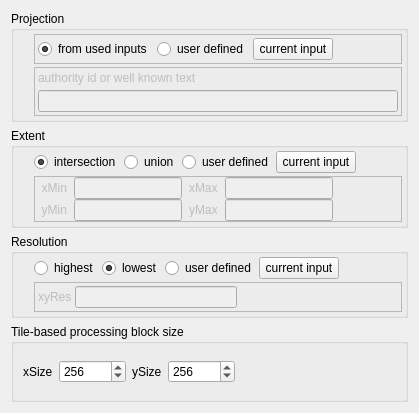
               <widget class="QWidget" name="scrollAreaWidgetContents">
                <property name="geometry">
                 <rect>
                  <x>-55</x>
                  <y>-106</y>
                  <width>419</width>
                  <height>413</height>
                 </rect>
                </property>
                <layout class="QVBoxLayout" name="verticalLayout_4">
                 <item>
                  <widget class="QGroupBox" name="groupBox_5">
                   <property name="enabled">
                    <bool>true</bool>
                   </property>
                   <property name="title">
                    <string>Projection</string>
                   </property>
                   <property name="flat">
                    <bool>true</bool>
                   </property>
                   <layout class="QVBoxLayout" name="verticalLayout_7">
                    <property name="spacing">
                     <number>3</number>
                    </property>
                    <property name="leftMargin">
                     <number>20</number>
                    </property>
                    <property name="topMargin">
                     <number>3</number>
                    </property>
                    <property name="rightMargin">
                     <number>3</number>
                    </property>
                    <property name="bottomMargin">
                     <number>3</number>
                    </property>
                    <item>
                     <layout class="QHBoxLayout" name="horizontalLayout_10">
                      <item>
                       <widget class="QFrame" name="x">
                        <property name="frameShape">
                         <enum>QFrame::StyledPanel</enum>
                        </property>
                        <property name="frameShadow">
                         <enum>QFrame::Raised</enum>
                        </property>
                        <property name="lineWidth">
                         <number>0</number>
                        </property>
                        <layout class="QHBoxLayout" name="horizontalLayout_2">
                         <property name="spacing">
                          <number>5</number>
                         </property>
                         <property name="margin">
                          <number>3</number>
                         </property>
                         <item>
                          <widget class="QRadioButton" name="uiProjectionFromUsedInputs">
                           <property name="toolTip">
                            <string>&lt;html&gt;&lt;head/&gt;&lt;body&gt;&lt;p&gt;set projection from input rasters (only valid if all rasters share the same projection)&lt;/p&gt;&lt;/body&gt;&lt;/html&gt;</string>
                           </property>
                           <property name="text">
                            <string>from used inputs</string>
                           </property>
                           <property name="checked">
                            <bool>true</bool>
                           </property>
                          </widget>
                         </item>
                         <item>
                          <widget class="QRadioButton" name="uiProjectionUser">
                           <property name="text">
                            <string>user defined</string>
                           </property>
                          </widget>
                         </item>
                         <item>
                          <widget class="QPushButton" name="uiProjectionFromSelectedInput">
                           <property name="text">
                            <string>current input</string>
                           </property>
                          </widget>
                         </item>
                         <item>
                          <spacer name="horizontalSpacer_13">
                           <property name="orientation">
                            <enum>Qt::Horizontal</enum>
                           </property>
                           <property name="sizeHint" stdset="0">
                            <size>
                             <width>40</width>
                             <height>20</height>
                            </size>
                           </property>
                          </spacer>
                         </item>
                        </layout>
                       </widget>
                      </item>
                     </layout>
                    </item>
                    <item>
                     <widget class="QFrame" name="uiProjectionBox">
                      <property name="enabled">
                       <bool>false</bool>
                      </property>
                      <property name="frameShape">
                       <enum>QFrame::StyledPanel</enum>
                      </property>
                      <property name="frameShadow">
                       <enum>QFrame::Raised</enum>
                      </property>
                      <property name="lineWidth">
                       <number>0</number>
                      </property>
                      <layout class="QVBoxLayout" name="verticalLayout_11">
                       <property name="spacing">
                        <number>5</number>
                       </property>
                       <property name="margin">
                        <number>3</number>
                       </property>
                       <item>
                        <widget class="QLabel" name="label_6">
                         <property name="toolTip">
                          <string>&lt;html&gt;&lt;head/&gt;&lt;body&gt;&lt;p&gt;set projection via &lt;span style=&quot; font-weight:600;&quot;&gt;authority id&lt;br/&gt;&lt;/span&gt;e.g. &lt;span style=&quot; font-style:italic;&quot;&gt;EPSG:3857&lt;/span&gt;&lt;/p&gt;&lt;p&gt;or via &lt;span style=&quot; font-weight:600;&quot;&gt;well known text&lt;/span&gt; string&lt;br/&gt;e.g. &lt;span style=&quot; font-style:italic;&quot;&gt;PROJCS[&amp;quot;WGS 84 / Pseudo-Mercator&amp;quot;, GEOGCS[&amp;quot;WGS 84&amp;quot;, DATUM[&amp;quot;WGS_1984&amp;quot;, SPHEROID[&amp;quot;WGS 84&amp;quot;,6378137,298.257223563, AUTHORITY[&amp;quot;EPSG&amp;quot;,&amp;quot;7030&amp;quot;]], AUTHORITY[&amp;quot;EPSG&amp;quot;,&amp;quot;6326&amp;quot;]], PRIMEM[&amp;quot;Greenwich&amp;quot;,0, AUTHORITY[&amp;quot;EPSG&amp;quot;,&amp;quot;8901&amp;quot;]], UNIT[&amp;quot;degree&amp;quot;,0.0174532925199433, AUTHORITY[&amp;quot;EPSG&amp;quot;,&amp;quot;9122&amp;quot;]], AUTHORITY[&amp;quot;EPSG&amp;quot;,&amp;quot;4326&amp;quot;]], PROJECTION[&amp;quot;Mercator_1SP&amp;quot;], PARAMETER[&amp;quot;central_meridian&amp;quot;,0], PARAMETER[&amp;quot;scale_factor&amp;quot;,1], PARAMETER[&amp;quot;false_easting&amp;quot;,0], PARAMETER[&amp;quot;false_northing&amp;quot;,0], UNIT[&amp;quot;metre&amp;quot;,1, AUTHORITY[&amp;quot;EPSG&amp;quot;,&amp;quot;9001&amp;quot;]], AXIS[&amp;quot;X&amp;quot;,EAST], AXIS[&amp;quot;Y&amp;quot;,NORTH], EXTENSION[&amp;quot;PROJ4&amp;quot;,&amp;quot;+proj=merc +a=6378137 +b=6378137 +lat_ts=0.0 +lon_0=0.0 +x_0=0.0 +y_0=0 +k=1.0 +units=m +nadgrids=@null +wktext +no_defs&amp;quot;], AUTHORITY[&amp;quot;EPSG&amp;quot;,&amp;quot;3857&amp;quot;]]'&lt;/span&gt;&lt;/p&gt;&lt;/body&gt;&lt;/html&gt;</string>
                         </property>
                         <property name="text">
                          <string>authority id or well known text</string>
                         </property>
                        </widget>
                       </item>
                       <item>
                        <widget class="QLineEdit" name="uiProjection">
                         <property name="text">
                          <string/>
                         </property>
                        </widget>
                       </item>
                      </layout>
                     </widget>
                    </item>
                   </layout>
                  </widget>
                 </item>
                 <item>
                  <widget class="QGroupBox" name="groupBox_10">
                   <property name="title">
                    <string>Extent</string>
                   </property>
                   <property name="flat">
                    <bool>true</bool>
                   </property>
                   <layout class="QVBoxLayout" name="verticalLayout_8">
                    <property name="spacing">
                     <number>3</number>
                    </property>
                    <property name="leftMargin">
                     <number>20</number>
                    </property>
                    <property name="topMargin">
                     <number>3</number>
                    </property>
                    <property name="rightMargin">
                     <number>3</number>
                    </property>
                    <property name="bottomMargin">
                     <number>3</number>
                    </property>
                    <item>
                     <layout class="QHBoxLayout" name="horizontalLayout_11">
                      <item>
                       <widget class="QRadioButton" name="uiExtentIntersection">
                        <property name="toolTip">
                         <string>derive extent from the intersection of all input raster extents</string>
                        </property>
                        <property name="text">
                         <string>intersection</string>
                        </property>
                        <property name="checked">
                         <bool>true</bool>
                        </property>
                       </widget>
                      </item>
                      <item>
                       <widget class="QRadioButton" name="uiExtentUnion">
                        <property name="toolTip">
                         <string>derive extent from the union of all input raster extents</string>
                        </property>
                        <property name="text">
                         <string>union</string>
                        </property>
                       </widget>
                      </item>
                      <item>
                       <widget class="QRadioButton" name="uiExtentUser">
                        <property name="text">
                         <string>user defined</string>
                        </property>
                       </widget>
                      </item>
                      <item>
                       <widget class="QPushButton" name="uiExtentFromSelectedInput">
                        <property name="toolTip">
                         <string>&lt;html&gt;&lt;head/&gt;&lt;body&gt;&lt;p&gt;set projection from input rasters (only valid if all rasters share the same projection)&lt;/p&gt;&lt;/body&gt;&lt;/html&gt;</string>
                        </property>
                        <property name="text">
                         <string>current input</string>
                        </property>
                        <property name="checked">
                         <bool>false</bool>
                        </property>
                       </widget>
                      </item>
                      <item>
                       <spacer name="horizontalSpacer_8">
                        <property name="orientation">
                         <enum>Qt::Horizontal</enum>
                        </property>
                        <property name="sizeHint" stdset="0">
                         <size>
                          <width>40</width>
                          <height>20</height>
                         </size>
                        </property>
                       </spacer>
                      </item>
                     </layout>
                    </item>
                    <item>
                     <widget class="QFrame" name="uiExtentBox">
                      <property name="enabled">
                       <bool>false</bool>
                      </property>
                      <property name="frameShape">
                       <enum>QFrame::StyledPanel</enum>
                      </property>
                      <property name="frameShadow">
                       <enum>QFrame::Raised</enum>
                      </property>
                      <property name="lineWidth">
                       <number>0</number>
                      </property>
                      <layout class="QGridLayout" name="gridLayout">
                       <property name="leftMargin">
                        <number>0</number>
                       </property>
                       <property name="topMargin">
                        <number>0</number>
                       </property>
                       <property name="bottomMargin">
                        <number>0</number>
                       </property>
                       <property name="horizontalSpacing">
                        <number>7</number>
                       </property>
                       <property name="verticalSpacing">
                        <number>0</number>
                       </property>
                       <item row="0" column="0">
                        <widget class="QLabel" name="label_4">
                         <property name="text">
                          <string>  xMin</string>
                         </property>
                        </widget>
                       </item>
                       <item row="0" column="1">
                        <widget class="QLineEdit" name="uiExtentXMin">
                         <property name="enabled">
                          <bool>false</bool>
                         </property>
                        </widget>
                       </item>
                       <item row="0" column="2">
                        <widget class="QLabel" name="label_5">
                         <property name="text">
                          <string>xMax</string>
                         </property>
                        </widget>
                       </item>
                       <item row="0" column="3">
                        <widget class="QLineEdit" name="uiExtentXMax">
                         <property name="enabled">
                          <bool>false</bool>
                         </property>
                        </widget>
                       </item>
                       <item row="0" column="4">
                        <spacer name="horizontalSpacer_10">
                         <property name="orientation">
                          <enum>Qt::Horizontal</enum>
                         </property>
                         <property name="sizeHint" stdset="0">
                          <size>
                           <width>51</width>
                           <height>20</height>
                          </size>
                         </property>
                        </spacer>
                       </item>
                       <item row="1" column="0">
                        <widget class="QLabel" name="label_9">
                         <property name="text">
                          <string>  yMin</string>
                         </property>
                        </widget>
                       </item>
                       <item row="1" column="1">
                        <widget class="QLineEdit" name="uiExtentYMin">
                         <property name="enabled">
                          <bool>false</bool>
                         </property>
                        </widget>
                       </item>
                       <item row="1" column="2">
                        <widget class="QLabel" name="label_10">
                         <property name="text">
                          <string>yMax</string>
                         </property>
                        </widget>
                       </item>
                       <item row="1" column="3">
                        <widget class="QLineEdit" name="uiExtentYMax">
                         <property name="enabled">
                          <bool>false</bool>
                         </property>
                        </widget>
                       </item>
                       <item row="1" column="4">
                        <spacer name="horizontalSpacer_12">
                         <property name="orientation">
                          <enum>Qt::Horizontal</enum>
                         </property>
                         <property name="sizeHint" stdset="0">
                          <size>
                           <width>51</width>
                           <height>20</height>
                          </size>
                         </property>
                        </spacer>
                       </item>
                      </layout>
                     </widget>
                    </item>
                   </layout>
                  </widget>
                 </item>
                 <item>
                  <widget class="QGroupBox" name="groupBox_11">
                   <property name="title">
                    <string>Resolution</string>
                   </property>
                   <property name="flat">
                    <bool>true</bool>
                   </property>
                   <property name="checkable">
                    <bool>false</bool>
                   </property>
                   <layout class="QVBoxLayout" name="verticalLayout_9">
                    <property name="spacing">
                     <number>3</number>
                    </property>
                    <property name="leftMargin">
                     <number>20</number>
                    </property>
                    <property name="topMargin">
                     <number>3</number>
                    </property>
                    <property name="rightMargin">
                     <number>3</number>
                    </property>
                    <property name="bottomMargin">
                     <number>3</number>
                    </property>
                    <item>
                     <layout class="QHBoxLayout" name="horizontalLayout_12">
                      <item>
                       <widget class="QRadioButton" name="uiResolutionHighest">
                        <property name="toolTip">
                         <string>set resolution to the highest (i.e. most detailed) resolution of all input rasters</string>
                        </property>
                        <property name="text">
                         <string>highest</string>
                        </property>
                       </widget>
                      </item>
                      <item>
                       <widget class="QRadioButton" name="uiResolutionLowest">
                        <property name="toolTip">
                         <string>set resolution to the lowest (i.e. coarsest) resolution of all input rasters</string>
                        </property>
                        <property name="text">
                         <string>lowest</string>
                        </property>
                        <property name="checked">
                         <bool>true</bool>
                        </property>
                       </widget>
                      </item>
                      <item>
                       <widget class="QRadioButton" name="uiResolutionUser">
                        <property name="text">
                         <string>user defined</string>
                        </property>
                       </widget>
                      </item>
                      <item>
                       <widget class="QPushButton" name="uiResolutionFromSelectedInput">
                        <property name="toolTip">
                         <string>&lt;html&gt;&lt;head/&gt;&lt;body&gt;&lt;p&gt;set projection from input rasters (only valid if all rasters share the same projection)&lt;/p&gt;&lt;/body&gt;&lt;/html&gt;</string>
                        </property>
                        <property name="text">
                         <string>current input</string>
                        </property>
                        <property name="checked">
                         <bool>false</bool>
                        </property>
                       </widget>
                      </item>
                      <item>
                       <spacer name="horizontalSpacer_9">
                        <property name="orientation">
                         <enum>Qt::Horizontal</enum>
                        </property>
                        <property name="sizeHint" stdset="0">
                         <size>
                          <width>28</width>
                          <height>19</height>
                         </size>
                        </property>
                       </spacer>
                      </item>
                     </layout>
                    </item>
                    <item>
                     <widget class="QFrame" name="uiResolutionBox">
                      <property name="enabled">
                       <bool>false</bool>
                      </property>
                      <property name="frameShape">
                       <enum>QFrame::StyledPanel</enum>
                      </property>
                      <property name="frameShadow">
                       <enum>QFrame::Raised</enum>
                      </property>
                      <property name="lineWidth">
                       <number>0</number>
                      </property>
                      <layout class="QHBoxLayout" name="horizontalLayout_14">
                       <property name="spacing">
                        <number>3</number>
                       </property>
                       <property name="margin">
                        <number>3</number>
                       </property>
                       <item>
                        <widget class="QLabel" name="label_11">
                         <property name="text">
                          <string>xyRes</string>
                         </property>
                        </widget>
                       </item>
                       <item>
                        <widget class="QLineEdit" name="uiResolution">
                         <property name="text">
                          <string/>
                         </property>
                        </widget>
                       </item>
                       <item>
                        <spacer name="horizontalSpacer_14">
                         <property name="orientation">
                          <enum>Qt::Horizontal</enum>
                         </property>
                         <property name="sizeHint" stdset="0">
                          <size>
                           <width>28</width>
                           <height>19</height>
                          </size>
                         </property>
                        </spacer>
                       </item>
                      </layout>
                     </widget>
                    </item>
                   </layout>
                  </widget>
                 </item>
                 <item>
                  <widget class="QGroupBox" name="groupBox_12">
                   <property name="title">
                    <string>Tile-based processing block size</string>
                   </property>
                   <property name="flat">
                    <bool>true</bool>
                   </property>
                   <layout class="QVBoxLayout" name="verticalLayout_10">
                    <item>
                     <layout class="QHBoxLayout" name="horizontalLayout_7">
                      <item>
                       <widget class="QLabel" name="label_8">
                        <property name="text">
                         <string>xSize</string>
                        </property>
                       </widget>
                      </item>
                      <item>
                       <widget class="QSpinBox" name="uiWindowXSize">
                        <property name="minimum">
                         <number>1</number>
                        </property>
                        <property name="maximum">
                         <number>999999999</number>
                        </property>
                        <property name="value">
                         <number>256</number>
                        </property>
                       </widget>
                      </item>
                      <item>
                       <widget class="QLabel" name="label_12">
                        <property name="text">
                         <string>ySize</string>
                        </property>
                       </widget>
                      </item>
                      <item>
                       <widget class="QSpinBox" name="uiWindowYSize">
                        <property name="minimum">
                         <number>1</number>
                        </property>
                        <property name="maximum">
                         <number>999999999</number>
                        </property>
                        <property name="value">
                         <number>256</number>
                        </property>
                       </widget>
                      </item>
                      <item>
                       <spacer name="horizontalSpacer_15">
                        <property name="orientation">
                         <enum>Qt::Horizontal</enum>
                        </property>
                        <property name="sizeHint" stdset="0">
                         <size>
                          <width>63</width>
                          <height>17</height>
                         </size>
                        </property>
                       </spacer>
                      </item>
                     </layout>
                    </item>
                   </layout>
                  </widget>
                 </item>
                </layout>
               </widget>
